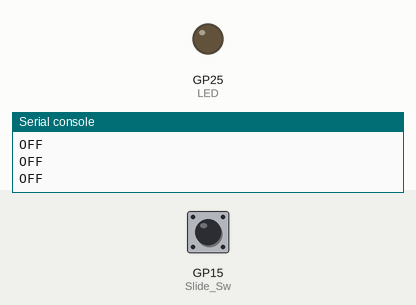
The program below on a simulated Raspberry Pi Pico running MicroPython. Shown: output pins drawn as LEDs (lit = HIGH), the last lines printed to the serial console. The inputs (shaded band) are chosen by the test bench; at power-on: GP15 (Slide_Sw) LOW.

Above: at 1.2 s.
1.3 s: GP15 (Slide_Sw) pulled HIGH for 0.15 s
At 1.4 s:
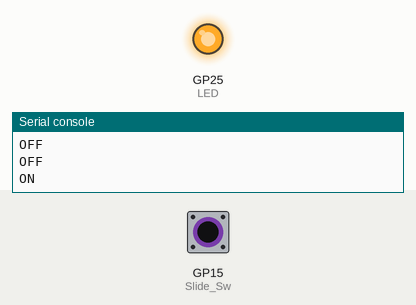
3.0 s: GP15 (Slide_Sw) pulled HIGH for 3.2 s
At 6.8 s:
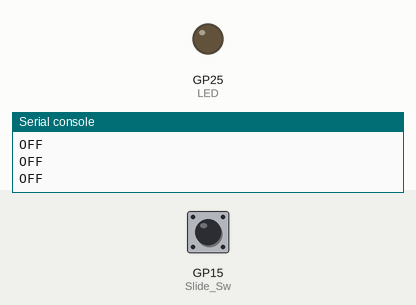
Timing chart, 0 to 8.3 s (numbered marks = the images above; inputs shaded):
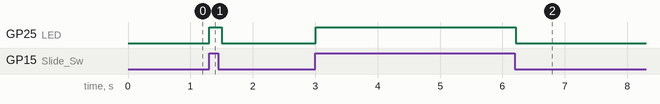

The program:

SlideSwitch.py
```python
# ON-OFF Slide Switch - Simple Polling using compare
# Check state and print it from within a loop

#Connect wire #1 to Pin 36/3.3V
#Connect wire #2 to Pin GP15

#load libraries
import machine
import utime

LED = machine.Pin(25,machine.Pin.OUT)  #use on board LED to show switch state

#Create 'objects' for our actual Switch
Slide_Sw = machine.Pin(15,machine.Pin.IN,machine.Pin.PULL_DOWN)

#Polling method using compare to handle an ON-OFF switch
print("Ready, Set, GO!")
while True:  #run an endless loop - Typical main loop
    if Slide_Sw.value() == True: #If input GP15 is HIGH
        LED.value(1)
        print("ON")
    elif Slide_Sw.value() == False: #If input GP15 is LOW
        print("OFF")
        LED.value(0)

    utime.sleep(.1) #slow down the loop so we can see the printing
```

Measured:
- after the input at 1.3 s, GP25 (LED): LOW → HIGH at once, → LOW 0.20 s later
- after the input at 3.0 s, GP25 (LED): LOW → HIGH at once, → LOW 3.2 s later
